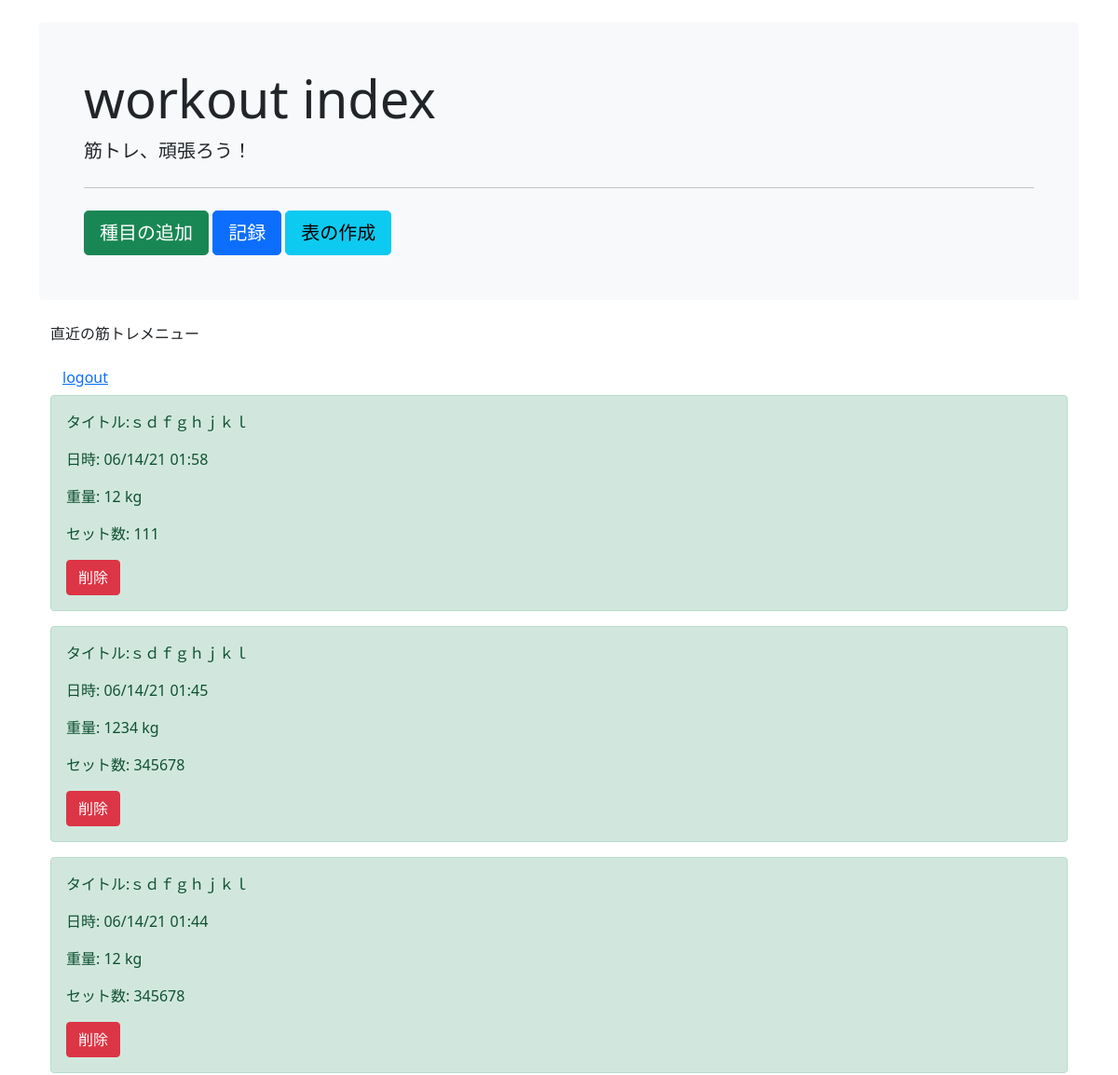
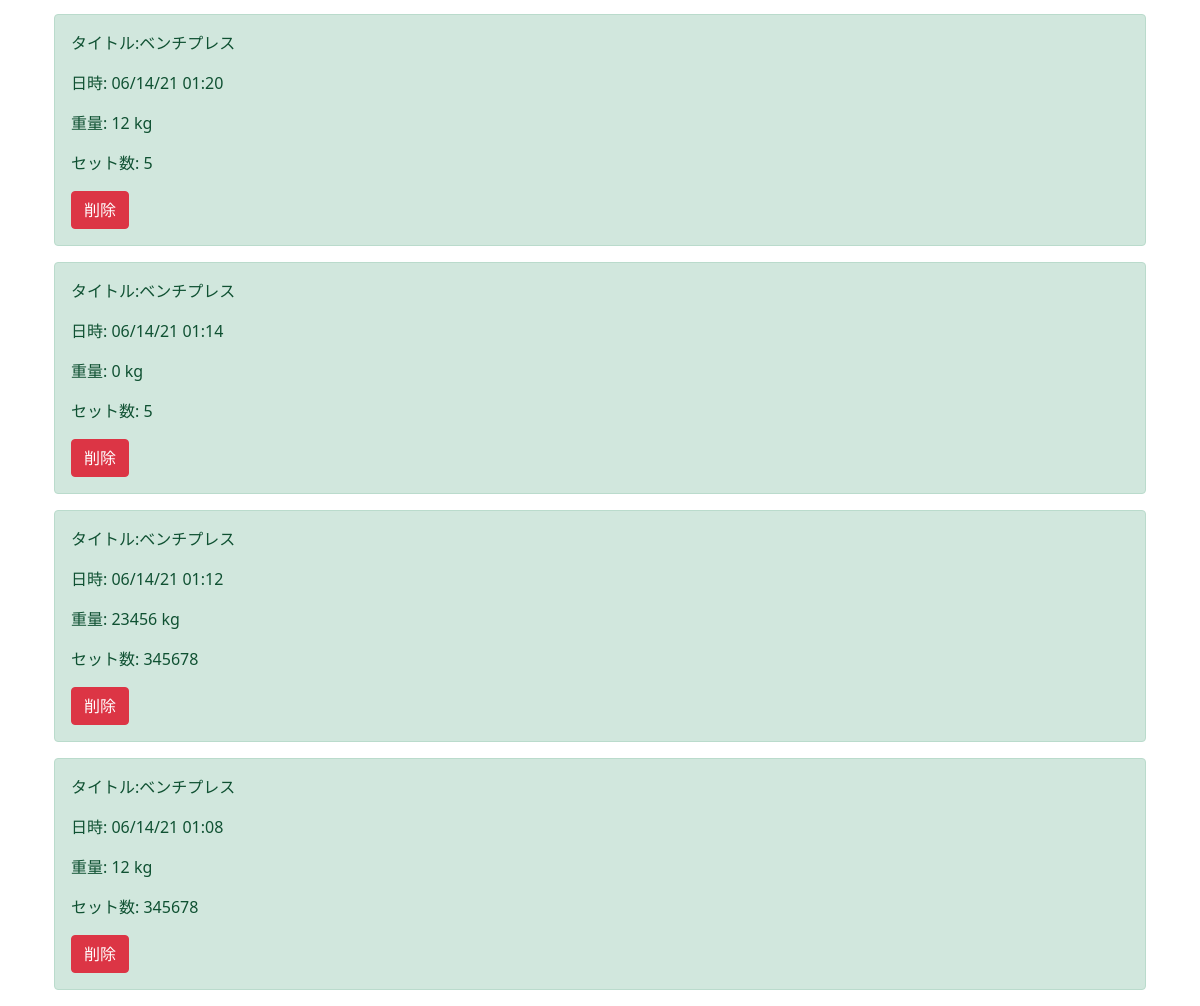
Before: /index/ (signed in) with the older database file (2 pictures, top to bottom).
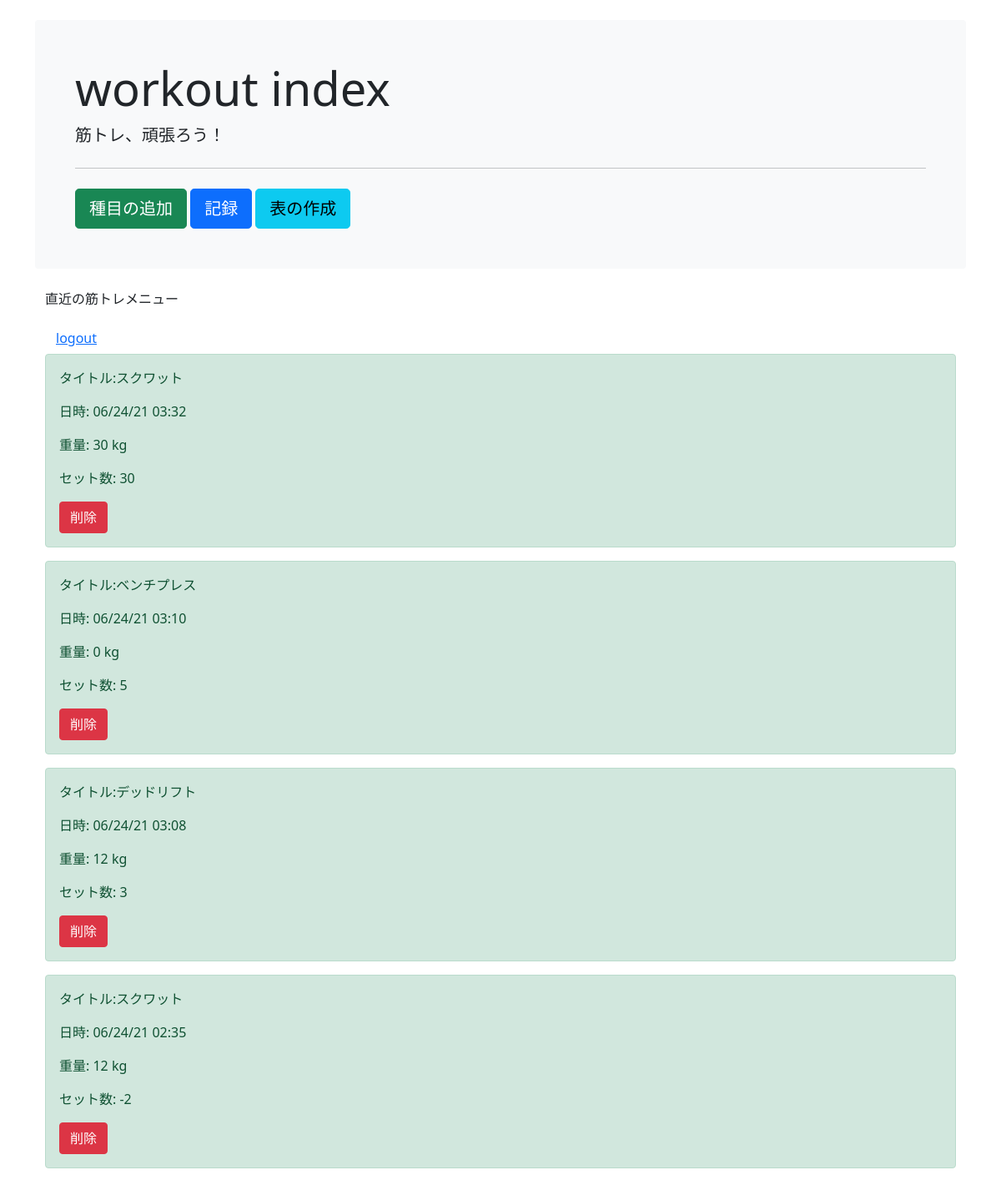
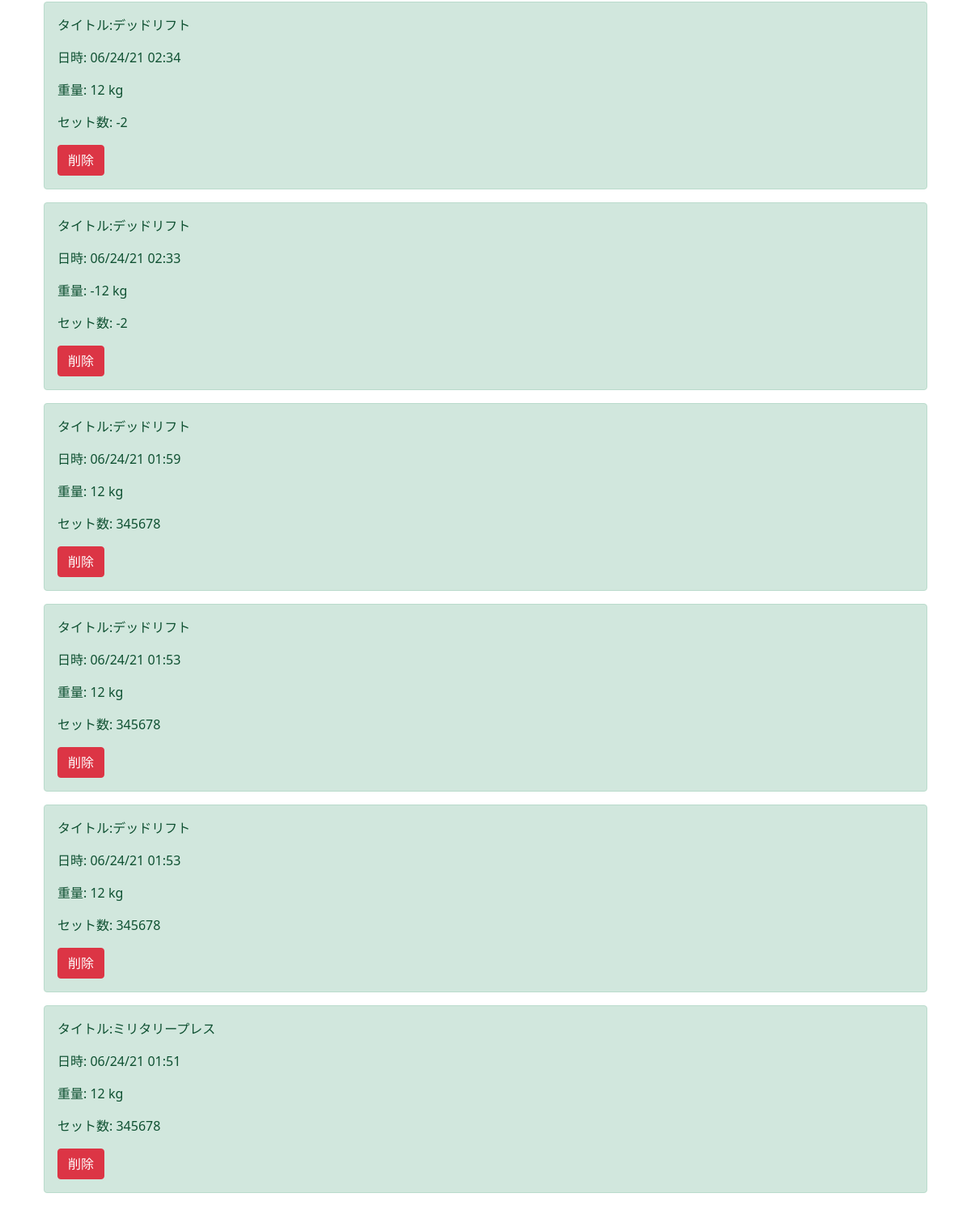
After: the same page with the newer database file (2 pictures, top to bottom).
### workoutapp/models.py (models this page shows, shortened)
class Content(models.Model):
    event = models.CharField(max_length=50, default='')
    weight = models.IntegerField(null=True, default=0)
    set_number = models.IntegerField(default=0)
    training_date = models.DateTimeField(auto_now_add=True)
    username = models.CharField(max_length=50, default='')

### workoutapp/views.py (the view)
# urls.py: path('index/', views.index, name='index'),
@login_required
def index(request):
    if request.POST.get("input")=="1":
       a = request.POST.get("delete_pk")
       print(a)
       object_list = Content.objects.filter(id = request.POST.get("delete_pk")).delete()
       object_list = Content.objects.filter(username = request.user.username).order_by('-training_date')[:10]
       return render(request, 'index.html', {'object_list':object_list})
    username = request.user.username
    print(username)
    object_list = Content.objects.filter(username = request.user.username).order_by('-training_date')[:10]
    return render(request, 'index.html', {'object_list':object_list})

### templates/index.html (shortened to what this page needs)
{% extends 'base.html' %}
  {% block header %}
  <div class="container">
    <div class="bg-light p-3 p-sm-5 my-4 rounded">
      <h1 class="display-4">workout index</h1>
      <p class="lead">筋トレ、頑張ろう！</p>
      <hr class="my-4">
      <a class="btn btn-success btn-lg" href="{% url 'newevent' %}" role="button">種目の追加</a>
      <a class="btn btn-primary btn-lg" href="{% url 'record' %}" role="button">記録</a>
      <a class="btn btn-info btn-lg" href="{% url 'table' %}" role="button">表の作成</a>
  </div>
  {% endblock header %}
  {% block content %}
  <div class="container">
    <p>直近の筋トレメニュー</p>
    <a class="btn btn-link" href="{% url 'logout' %}" role="button">logout</a>
    {% for item in object_list %}
    <div class="alert alert-success" role="alert">
        <p>タイトル:{{ item.event }}</p>
        <p>日時: {{ item.training_date |date:"m/d/y H:i" }}</p>
        <p>重量: {{ item.weight }} kg</p>
        <p>セット数: {{ item.set_number }}</p>
        <form method="POST" action="{% url 'index' %}" enctype="multipart/form-data">
        <div class="col-12">
          <button class="btn btn-danger" type="submit">削除</button>
        </div>
        </form>
    </div>
    {% endfor %}
  </div>
  {% endblock content %}

Changed rows visible on the page:
removed Content: event "ｓｄｆｇｈｊｋｌ", training_date "06/14/21 01:58", weight "12", set_number "111"
removed Content: event "ｓｄｆｇｈｊｋｌ", training_date "06/14/21 01:45", weight "1234", set_number "345678"
removed Content: event "ｓｄｆｇｈｊｋｌ", training_date "06/14/21 01:44", weight "12", set_number "345678"
removed Content: event "ベンチプレス", training_date "06/14/21 01:20", weight "12", set_number "5"
removed Content: event "ベンチプレス", training_date "06/14/21 01:14", weight "0", set_number "5"
removed Content: event "ベンチプレス", training_date "06/14/21 01:12", weight "23456", set_number "345678"
removed Content: event "ベンチプレス", training_date "06/14/21 01:08", weight "12", set_number "345678"
added Content: event "スクワット", training_date "06/24/21 03:32", weight "30", set_number "30"
added Content: event "ベンチプレス", training_date "06/24/21 03:10", weight "0", set_number "5"
added Content: event "デッドリフト", training_date "06/24/21 03:08", weight "12", set_number "3"
added Content: event "スクワット", training_date "06/24/21 02:35", weight "12", set_number "-2"
added Content: event "デッドリフト", training_date "06/24/21 02:34", weight "12", set_number "-2"
added Content: event "デッドリフト", training_date "06/24/21 02:33", weight "-12", set_number "-2"
added Content: event "デッドリフト", training_date "06/24/21 01:59", weight "12", set_number "345678"
added Content: event "デッドリフト", training_date "06/24/21 01:53", weight "12", set_number "345678"
added Content: event "デッドリフト", training_date "06/24/21 01:53", weight "12", set_number "345678"
added Content: event "ミリタリープレス", training_date "06/24/21 01:51", weight "12", set_number "345678"
